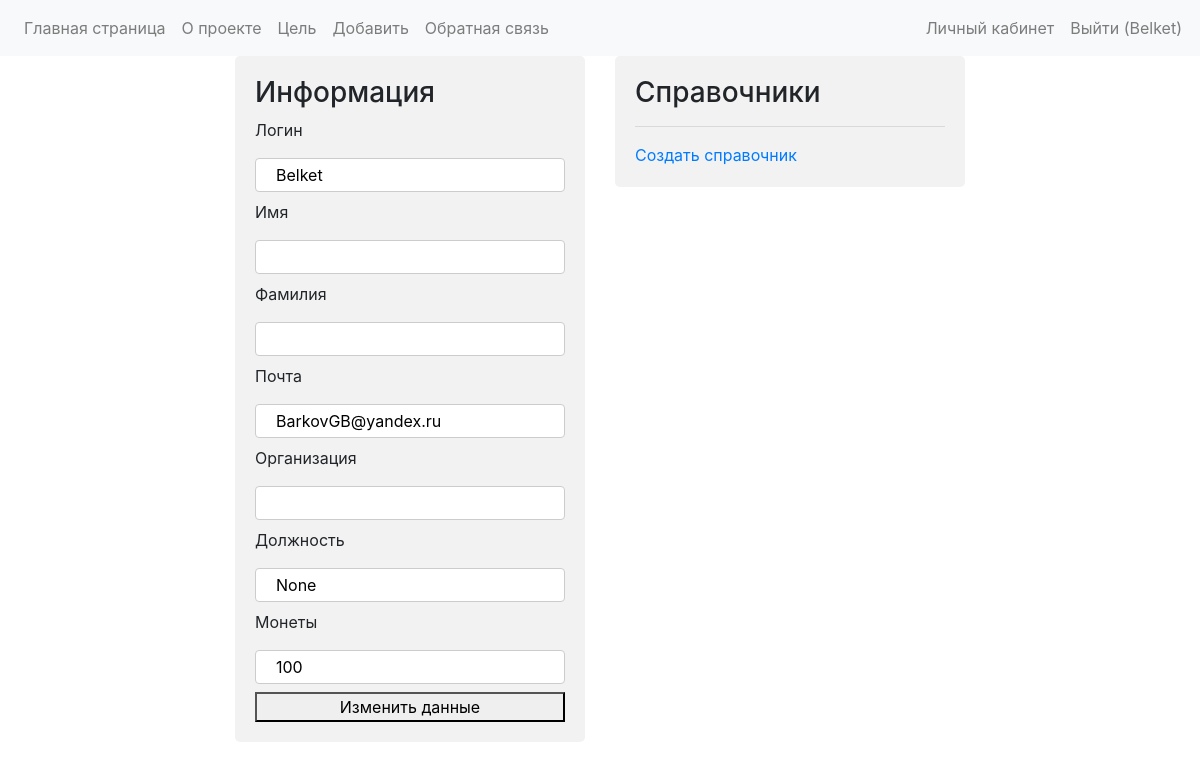
/personal_account/ (signed in), run on an earlier commit of the app's database.
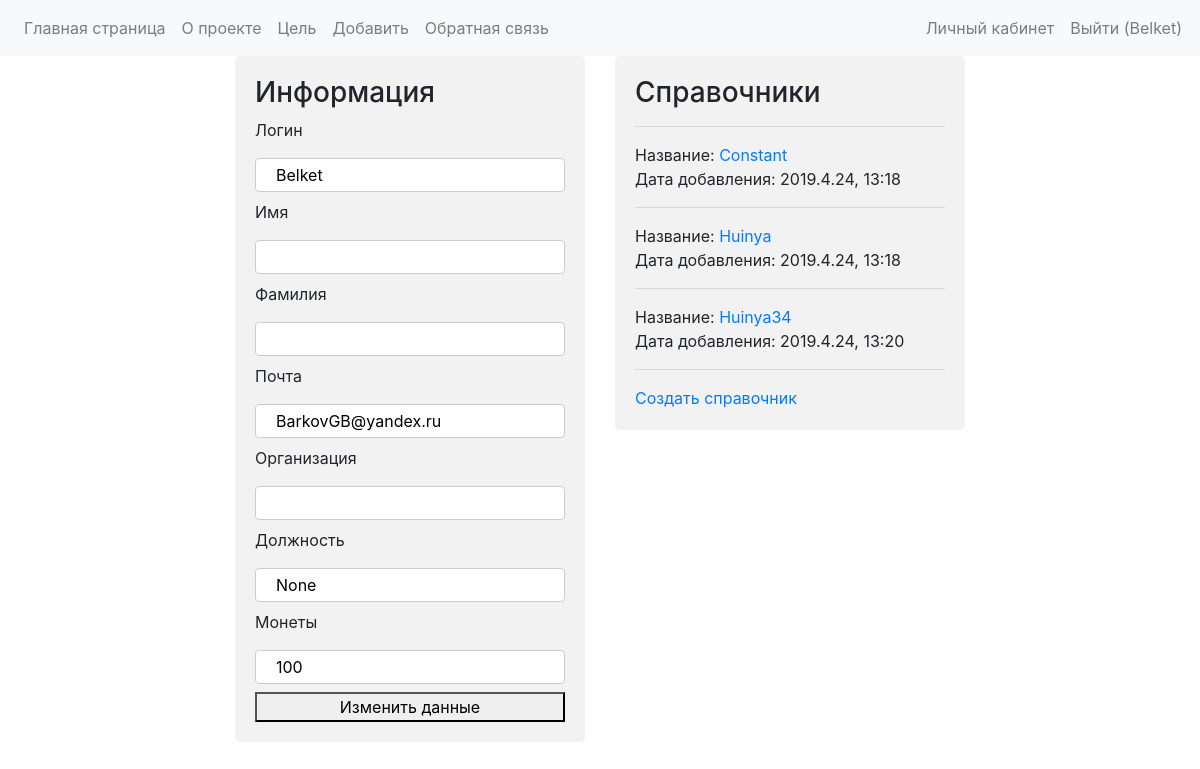
And on a later commit of the database.
### Profile/models.py (models this page shows, shortened)
class Profile(models.Model):
    user = models.OneToOneField(User, on_delete=models.CASCADE)
    organisation = models.CharField(max_length=100, blank=False, default='None')
    position = models.CharField(max_length=100, default="None")
    coins = models.IntegerField(default=100)  # points to buy information about elements
    level = models.IntegerField(default=1)
    confirmed_elements = models.IntegerField(default=0)

### HandBook/models.py (models this page shows, shortened)
class HandBook(models.Model):
    class Meta:
        verbose_name = "Handbook"
        verbose_name_plural = "Handbooks"
    user = models.ForeignKey(User, on_delete=models.CASCADE)
    handbook_name = models.CharField(max_length=30, default="user_handbook")
    elements = models.CharField(max_length=10000, default="", blank=True)
    date_of_adding = models.CharField(max_length=30, default=set_time())

### PersonalAccount/views.py (the view)
# urls.py: path('personal_account/', personal_account_views.show_account),
def show_account(request):
    user = auth.get_user(request)
    handbooks = HandBook.objects.filter(user=user)
    return render_to_response('personalAccountExtension.html', {"user": user, "username": user.username, "handbooks":handbooks})

### PersonalAccount/templates/personalAccountExtension.html (shortened to what this page needs)
{% extends 'personalAccount.html' %}
{% block PERSONAL_DATA %}
    <div type="fields">
        <h3> Информация </h3>
        <label for="login">Логин</label>
        <input type="text" id="login" name="login" value="{{ user.username }}" readonly>
        <label for="name">Имя</label>
        <input type="text" id="name" name="name" value="{{ user.first_name }}" readonly>
        <label for="surname">Фамилия</label>
        <input type="text" id="login" name="surname" value="{{ user.last_name }}" readonly>
        <label for="email">Почта</label>
        <input type="text" id="email" name="email" value="{{ user.email }}" readonly>
        <label for="email">Организация</label>
        <input type="text" id="organisation" name="organisation" value="{{ user.profile.organisation }}" readonly>
        <label for="email">Должность</label>
        <input type="text" id="position" name="position" value="{{ user.profile.position }}" readonly>
        <label for="email">Монеты</label>
        <input type="text" id="coins" name="coins" value="{{ user.profile.coins }}" readonly>
        <a href="/personal_account/changeData/"><button class="col-sm-12" type="button"> Изменить данные </button></a>
    </div>
{% endblock %}
{% block HANDBOOKS %}
    <div type="fields">
        <h3> Справочники </h3>
        <hr>
        <div id="created_handbooks">
            {% for handbook in handbooks %}
                <div>
                    Название: <a href="/created_handbook/?handbook={{ handbook.id }}">{{ handbook.handbook_name }}</a><br>
                    Дата добавления: {{ handbook.date_of_adding }}
                </div>
                <hr>
            {% endfor %}
        </div>
        <a href="/creating_handbook/"> Создать справочник </a>
    </div>
{% endblock %}
{% block MENU %}
    <nav class="navbar navbar-expand-lg navbar-light bg-light">
      <div class="collapse navbar-collapse" id="navbarNavDropdown">
        <ul class="navbar-nav">
            <li class="nav-item">
                    <a class="nav-link" href="/home/"> Главная страница </a>
            </li>
            <li class="nav-item">
                    <a class="nav-link" href="#about_project"> О проекте </a>
            </li>
            <li class="nav-item">
                    <a class="nav-link" href="#aim"> Цель </a>
            </li>
            <li class="nav-item">
                    <a class="nav-link" href="/offer_element/"> Добавить </a>
            </li>
            {% if username %}
                <li class="nav-item">
                    <a class="nav-link" href="/contact/"> Обратная связь </a>
                </li>
                <div class="form-row auth_pare">
                    <li class="nav-item">
                        <a class="nav-link" href="/personal_account/"> Личный кабинет </a>
                    </li>
                    <li class="nav-item">
                        <a class="nav-link" href="/auth/logout/">Выйти ({{ username }})<span class="sr-only">(current)</span></a>
                    </li>
                </div>
            {% endif %}
        </ul>
      </div>
    </nav>
{% endblock %}

### PersonalAccount/templates/personalAccount.html (shortened to what this page needs)
{%  load staticfiles %}
<!DOCTYPE html>
<html lang="en">
<head>
    <link rel="stylesheet" type="text/css" href="{% static "CSS/bootstrap.css" %}">
    <link rel="stylesheet" type="text/css" href="{% static "CSS/CustomStyles.css" %}">
    <link rel="stylesheet" type="text/css" href="{% static "CSS/BeautyForms.css" %}">
</head>
{% block MENU %}
{% endblock %}
<body>
    <div class="container">
        <div class="row">
            <div class="col-md-2"></div>
            <div class="col-md-4">
                {% block PERSONAL_DATA %}
                {% endblock %}
            </div>
            <div class="col-md-4">
                {% block HANDBOOKS %}
                {% endblock %}
            </div>
            <div class="col-md-2"></div>
        </div>
    </div>
</body>
</html>

### static/CSS/CustomStyles.css (style rules this page uses)
.auth_pare { position: absolute; right: 15px; }

### static/CSS/BeautyForms.css (style rules this page uses)
input[type=text] { width: 100%; padding: 4px 20px; margin: 8px 0; display: inline-block; border: 1px solid #ccc; border-radius: 4px; box-sizing: border-box; }
div[type=fields] { border-radius: 5px; background-color: #f2f2f2; padding: 20px; }

What changed in the data, as far as the page shows it:
added HandBook: handbook_name "Constant", date_of_adding "2019.4.24, 13:18"
added HandBook: handbook_name "Huinya", date_of_adding "2019.4.24, 13:18"
added HandBook: handbook_name "Huinya34", date_of_adding "2019.4.24, 13:20"
